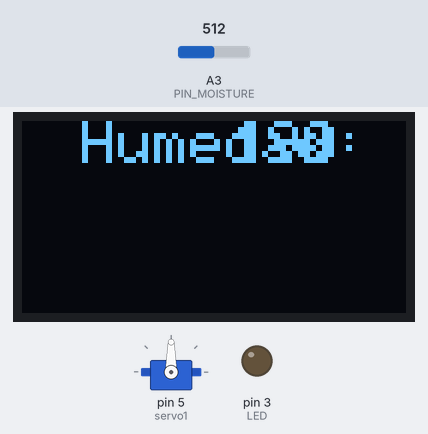
Simulated run of this sketch. Board: Arduino Uno, built with avr-gcc and run on an emulated ATmega328P. Parts: 128×64 one-colour display, servo, output pins drawn as LEDs (lit = HIGH). The test bench sets the inputs (shaded band); at power-on: A3 (PIN_MOISTURE) = 512. What the sketch prints to the serial monitor is not drawn.

Above: at 1.2 s.
1.3 s: A3 (PIN_MOISTURE) set to 501
At 2.3 s:
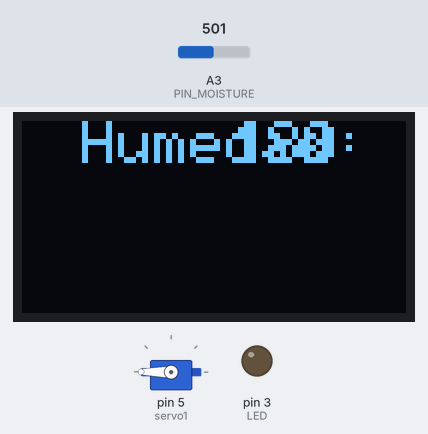
2.8 s: A3 (PIN_MOISTURE) set to 306
At 4.0 s:
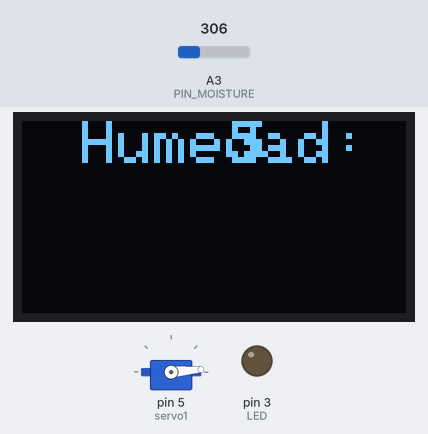
4.3 s: A3 (PIN_MOISTURE) set to 170
At 5.2 s:
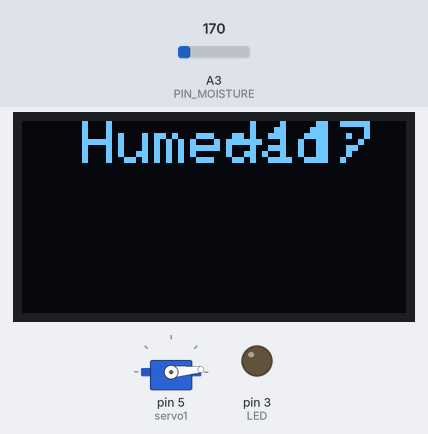
Timing chart, 0 to 7.3 s (numbered marks = the images above; inputs shaded):
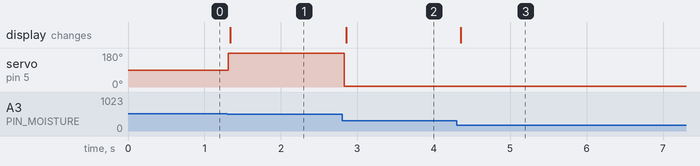

Measured:
- the behaviour switches between 502 and 501 on A3 (PIN_MOISTURE) (found by bisection; images 0 and 1)
- after the input at 1.3 s, servo on pin 5 (servo1): 90° → 180° at once; the display: changes at once (image 1)
- after the input at 2.8 s, servo on pin 5 (servo1): 180° → 5° at once; the display: changes after 0.05 s (image 2)
- after the input at 4.3 s, the display: changes after 0.05 s (image 3)

The sketch:

potentiometer.ino
```cpp
#include <Servo.h>
#include <Wire.h>
#include <Adafruit_GFX.h>
#include <Adafruit_SSD1306.h>
#define WIDTH 128
#define HEIGHT 64
#define OLED_RESET 4

Servo servo1;
Adafruit_SSD1306 oled(WIDTH, HEIGHT, &Wire, OLED_RESET);


int val = 0;
int LED = 3;
int PIN_MOISTURE = A3;
int moisture;
void setup() {
  // put your setup code here, to run once:
  Wire.begin();
  oled.begin(SSD1306_SWITCHCAPVCC, 0x3C);
  Serial.begin(9600);
  pinMode(LED, OUTPUT);
  servo1.attach(5, 500, 2500);

}

void loop() {
  oled.clearDisplay();
  oled.setTextColor(WHITE);
  moisture = analogRead(PIN_MOISTURE);
  val = moisture; // -> analogRead() [0,1023]/4 -> [0,255]
  val = map(val, 300, 500, 0, 180); //medición -> grados

  if (val >= 0 && val <= 75) {
    int intensity = map(val, 0, 75, 0, 255);
    servo1.write(val);
    Serial.print("VERDE: ");
    Serial.println(intensity);
  } else if (val > 45 && val <= 90) {
    int intensity = map(val, 45, 90, 0, 255);
    servo1.write(val);
    Serial.print("AMARILLO: ");
    Serial.println(intensity);
  } else if (val > 90 && val <= 135) {
    int intensity = map(val, 90, 135, 255, 0);
    servo1.write(val);
    Serial.print("AMARILLO: ");
    Serial.println(intensity);
  } else if (val > 105 && val <= 180) {
    int intensity = map(val, 105, 180, 0, 255);
    servo1.write(val);
    Serial.print("ROJO: ");
    Serial.println(intensity);
  }

  oled.setCursor(20, 0);
  oled.setTextSize(2);
  oled.print("Humedad: "); //Humedad: 320
  oled.setCursor(70, 0);
  oled.setTextSize(2);
  oled.print(val);
  oled.display();

}
```
